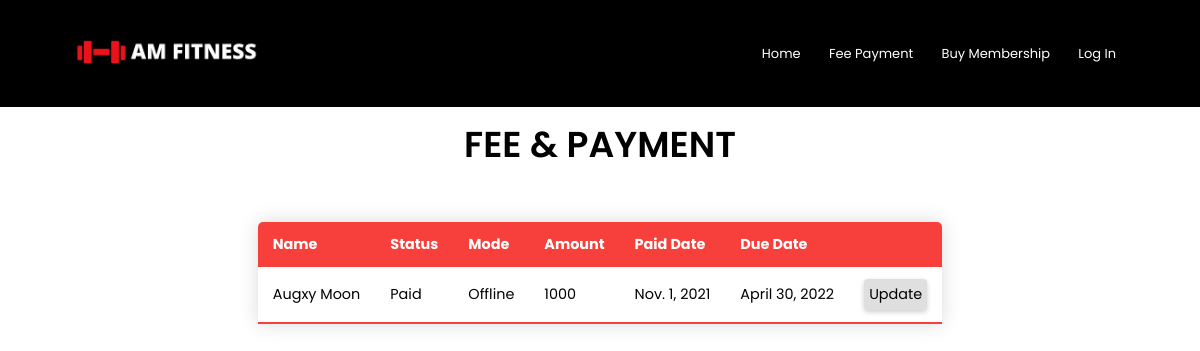
Screenshot of /AdminPage/fees with the database file from the repository.
### gym/models.py (models this page shows, shortened)
class fee(models.Model):
	member = models.ForeignKey(gym,on_delete=CASCADE,default=1,verbose_name='Member Name')
	paid_status = models.BooleanField(default=False,verbose_name='Status')
	pay_mode = models.CharField(max_length=10,default='Online',verbose_name='Payment Mode')
	paid_date = models.DateField(default=date.today,verbose_name='Payment Date')
	due_date = models.DateField(default=date.today,verbose_name='Due Date')
	amt = models.IntegerField(default=1000)

class gym(models.Model):
	full_name = models.CharField(max_length=30,null=False)
	gender = models.CharField(max_length=6,default='Male',null=True)
	age = models.IntegerField(default=18)
	cell_no = models.IntegerField(unique=True,null=False)
	born_date = models.DateField(null=False,default=None,blank=True)
	email = models.EmailField()
	plan = models.CharField(max_length=10,default='Silver',null=False)
	date_joined = models.DateTimeField(default=timezone.now)
	trans = models.CharField(default=1,verbose_name="Transaction Number",max_length=100)
	class Meta:
		verbose_name_plural = "Members"
	def __str__(self):
		return self.full_name

### manage/views.py (the view)
# urls.py: path('AdminPage/fees',manage_views.fees,name='fee'),
def fees(request):
	f = fee.objects.all()
	d = {'f':f}
	return render(request,'manage/fees.html',d)

### manage/templates/manage/fees.html (shortened to what this page needs)
{% extends 'manage/admin.html' %}
{% block page%}
<section class="data-table">
    <h3>Fee & Payment</h3>
    </div>
    <table class="content-table">
        <thead>
            <tr>
                <th>Name</th>
                <th>Status</th>
                <th>Mode</th>
                <th>Amount</th>
                <th>Paid Date</th>
                <th>Due Date</th>
                <th>     </th>
            </tr>
        </thead>
        <tbody>
            {% for i in f %}
            <tr>
                <td>{{i.member}}</td>
                {% if i.paid_status == True %}
                    <td>Paid</td>
                {% else %}
                    <td>Pending</td>
                {% endif %}
                    <td>{{i.pay_mode}}</td>
                    <td>{{i.amt}}</td>
                    <td>{{i.paid_date}}</td>
                    <td>{{i.due_date}}</td>
                <td><a class="table-btn" href="{% url 'updatefee' i.id %}" style="background-color: #81818140;">Update</a></td>
            </tr>
            {% endfor %}
        </tbody>
    </table>
{% endblock %}

### SampleProject/static/css/style3.css (style rules this page uses)
* { font-family: 'Poppins', sans-serif; margin: 0; padding: 0; box-sizing:border-box; }
.data-table h3 { text-align: center; font-size: 36px; font-weight: 600; padding-top: 10px; text-transform: uppercase; }
.content-table { border-collapse: collapse; margin: 50px 50px; margin-left: auto; margin-right: auto; font-size: 0.9em; min-width: 400px; border-radius: 5px 5px 0 0; overflow: hidden; box-shadow: 0 0 20px rgba(0,0,0,0.15); }
.content-table thead tr { background-color: #f7403b; color:#fff; text-align:left; font-weight: bold; }
.content-table th, .content-table td { padding: 12px 15px; }
.content-table tbody tr { border-bottom: 1px solid #ddd; }
.content-table tbody tr:last-of-type { border-bottom: 2px solid #f7403b; }
.table-btn { display: inline-block; padding: 5px; background: #ff6666; border-radius: 4px; text-decoration: none; color: #000; box-shadow: 0 2px 5px rgba(0,0,0,0.2); }

### rows the page displays
fee: member "Augxy Moon", paid_status "Paid", pay_mode "Offline", amt "1000", paid_date "Nov. 1, 2021", due_date "April 30, 2022"
